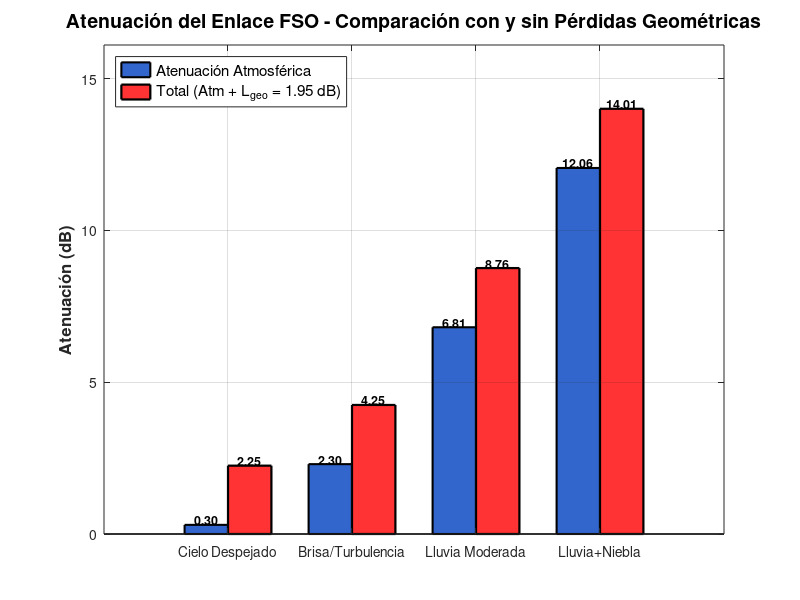
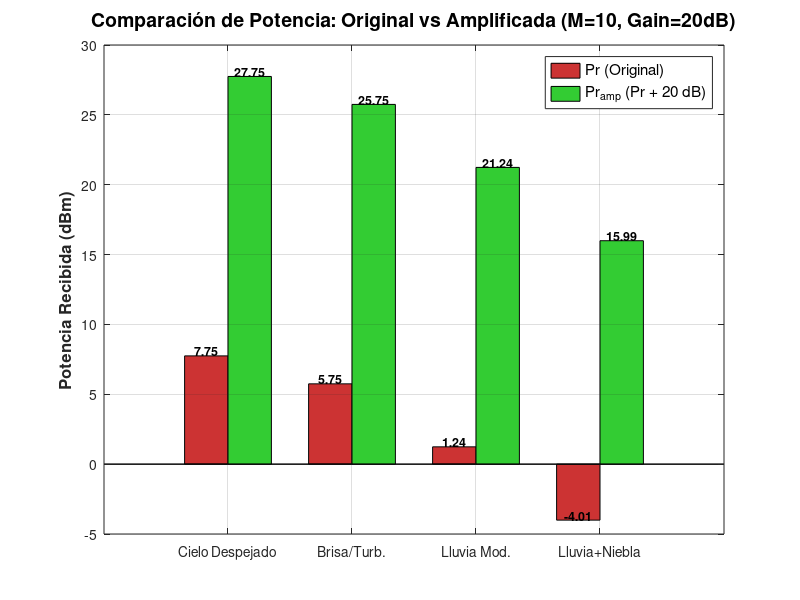
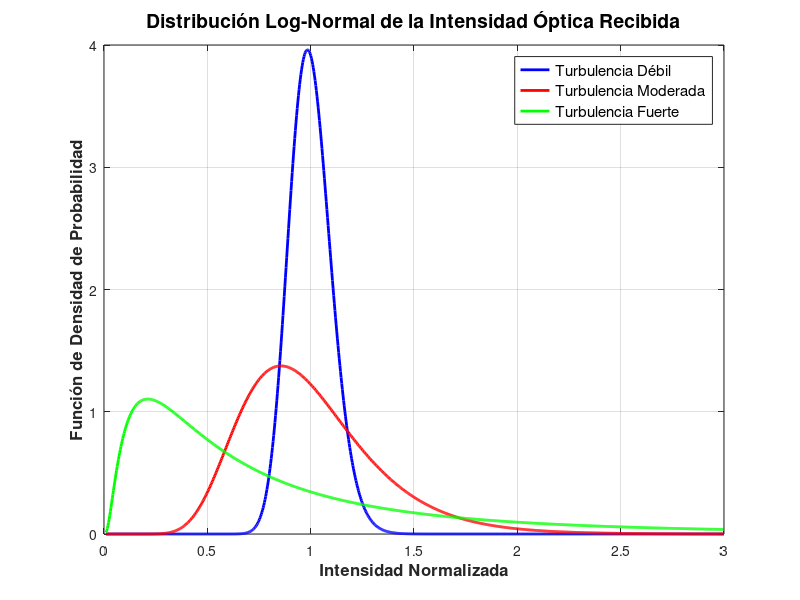
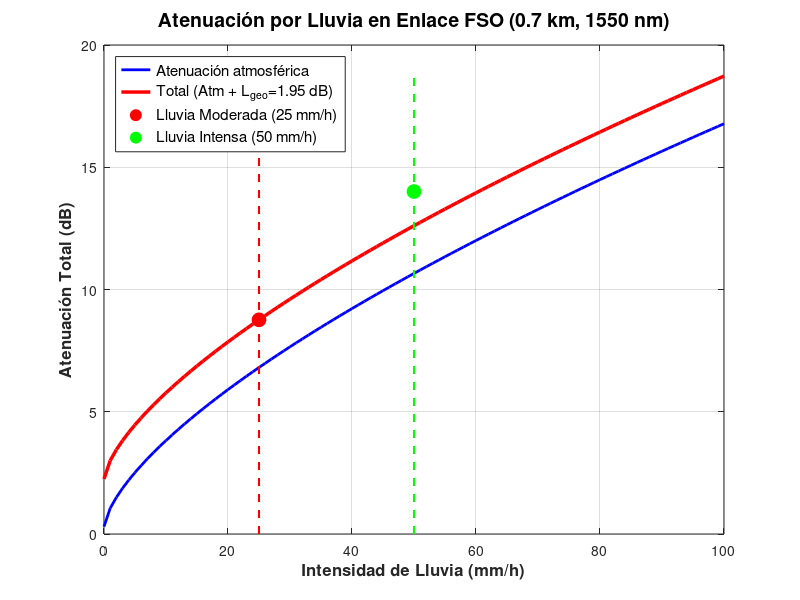

Source code (MATLAB) for these figures, in order:
%% CALCULADORA DE PARÁMETROS FSO PARA ENLACE EN PORTOVIEJO, ECUADOR
% Tesis: Análisis de Desvanecimientos Climáticos en Enlaces FSO

clear all;
close all;
clc;

%% ========================================================================
% PARTE 1: PARÁMETROS DEL SISTEMA FSO
%% ========================================================================

fprintf('=== CALCULADORA DE PARÁMETROS FSO - PORTOVIEJO ===\n\n');

% PARÁMETROS DEL ENLACE
distancia_km = 0.7; % Distancia del enlace en km
lambda_nm = 1550; % Longitud de onda en nm
lambda_m = lambda_nm * 1e-9; % Longitud de onda en metros
Pt_dBm = 10; % Potencia de transmisión en dBm
Pt_W = 10^((Pt_dBm - 30)/10); % Potencia en Watts
D_rx_cm = 20; % Diámetro apertura receptor (cm)
D_rx_m = D_rx_cm / 100; % Diámetro en metros
A_rx = pi * (D_rx_m/2)^2; % Área del receptor en m²
D_tx_cm = 8; % Diámetro apertura transmisor (cm)
D_tx_m = D_tx_cm / 100; % Diámetro en metros
divergence_mrad = 0.243; % Ángulo de divergencia del haz (mrad)
bit_rate_Gbps = 1; % Tasa de bits en Gbps
bit_rate_bps = bit_rate_Gbps * 1e9; % Tasa de bits en bps
APD = 10; % Factor de Multiplicacion del APD (M)
APD_gan_dB = 20; % Ganancia del APD en dB

% ATENUACIÓN GEOMÉTRICA (Divergencia + Pérdidas de Inserción)
% Esta pérdida es CONSTANTE en todos los escenarios y se aplica debido a divergencia del haz y pérdidas en lentes/acopladores
L_geo_dB = 1.95; % Pérdidas geométricas fijas (dB)

% Constantes
c = 3e8; % Velocidad de la luz (m/s)
h = 6.626e-34; % Constante de Planck (J·s)
frecuencia = c / lambda_m; % Frecuencia óptica (Hz)

fprintf('PARÁMETROS DEL SISTEMA:\n');
fprintf(' Distancia del Enlace: %.2f km\n', distancia_km);
fprintf(' Longitud de Onda: %d nm\n', lambda_nm);
fprintf(' Potencia de Transmisión: %.1f dBm (%.2e W)\n', Pt_dBm, Pt_W);
fprintf(' Diámetro del Transmisor (TX): %.f cm\n', D_tx_cm);
fprintf(' Divergencia del Haz (TX): %.3f mrad\n', divergence_mrad); 
fprintf(' Diámetro del Receptor (RX): %.f cm\n', D_rx_cm);
fprintf(' Área del Receptor: %.4f m²\n', A_rx);
fprintf(' Factor de Multiplicacion del APD (M): %.f\n', APD);
fprintf(' Ganancia del APD en dB: %.f dB\n', APD_gan_dB);
fprintf(' Tasa de Bits: 1 Gbps\n');
fprintf(' Atenuación Geométrica: %.2f dB \n\n', L_geo_dB);

%% ========================================================================
% PARTE 2: CÁLCULO DE ATENUACIONES POR CONDICIONES CLIMÁTICAS
%% ========================================================================

% CASO 1: CONDICIONES IDEALES (Cielo Despejado)
fprintf('CASO 1: CIELO DESPEJADO (Condiciones Ideales)\n');
fprintf('────────────────────────────────────────────\n');
alfa_clear_dB_km = 0.43; % Atenuación específica a 1550nm
L_atm_clear_dB = alfa_clear_dB_km * distancia_km;
L_total_clear_dB = L_atm_clear_dB + L_geo_dB;
factor_clear = 10^(-L_total_clear_dB/10);
Pr_clear_dBm = Pt_dBm - L_total_clear_dB;
Pr_clear_amp_dBm = Pr_clear_dBm + APD_gan_dB; 

fprintf(' Atenuación Atmosférica: %.3f dB/km\n', alfa_clear_dB_km);
fprintf(' Pérdidas Atmosféricas en %.2f km: %.3f dB\n', distancia_km, L_atm_clear_dB);
fprintf(' Pérdidas Geométricas (L_geo): %.2f dB\n', L_geo_dB);
fprintf(' Pérdida TOTAL: %.3f dB (%.3f atm + %.2f geo)\n', L_total_clear_dB, L_atm_clear_dB, L_geo_dB);
fprintf(' Factor de Transmisión: %.4f\n', factor_clear);
fprintf(' Potencia Recibida: %.2f dBm\n', Pr_clear_dBm);
fprintf(' Potencia Recibida Amplificada: %.2f dBm\n\n', Pr_clear_amp_dBm);

% CASO 2: BRISA/TURBULENCIA ATMOSFÉRICA
fprintf('CASO 2: BRISA CON TURBULENCIA ATMOSFÉRICA LEVE\n');
fprintf('─────────────────────────────────────────────\n');
alfa_turb_dB_km = 0.43; % Atenuación base
L_scint_dB = 2.0; % Pérdidas por scintilación
L_atm_turb_dB = alfa_turb_dB_km * distancia_km + L_scint_dB;
L_total_turb_dB = L_atm_turb_dB + L_geo_dB;
factor_turb = 10^(-L_total_turb_dB/10);
Pr_turb_dBm = Pt_dBm - L_total_turb_dB;
Pr_turb_amp_dBm = Pt_dBm - L_total_turb_dB + APD_gan_dB;

% Parámetros de turbulencia (para modelo log-normal)
Cn2_turb = 1e-14; % Índice de estructura refractiva (m^-2/3)
k = 2*pi/lambda_m; % Número de onda
sigma_R2_turb = 1.23 * Cn2_turb * k^(7/6) * (distancia_km*1000)^(11/6); % Índice de scintilación
sigma_lnI_turb = sqrt(sigma_R2_turb); % Desviación estándar log-intensidad

fprintf(' Atenuación Atmosférica Base: %.3f dB/km\n', alfa_turb_dB_km);
fprintf(' Pérdidas por Scintilación: %.1f dB\n', L_scint_dB);
fprintf(' Pérdidas Atmosféricas Totales: %.3f dB\n', L_atm_turb_dB);
fprintf(' Pérdidas Geométricas (L_geo): %.2f dB\n', L_geo_dB);
fprintf(' Pérdida TOTAL: %.3f dB (%.3f atm + %.2f geo)\n', L_total_turb_dB, L_atm_turb_dB, L_geo_dB);
fprintf(' Factor de Transmisión: %.4f\n', factor_turb);
fprintf(' Potencia Recibida: %.2f dBm\n', Pr_turb_dBm);
fprintf(' Potencia Recibida Amplificada: %.2f dBm\n', Pr_turb_amp_dBm);
fprintf(' Cn² (Turbulencia): %.2e m^-2/3\n', Cn2_turb);
fprintf(' σ²_R (Índice scintilación): %.4f\n', sigma_R2_turb);
fprintf(' σ_ln(I): %.4f\n\n', sigma_lnI_turb);

% CASO 3: LLUVIA MODERADA (25 mm/h)
fprintf('CASO 3: LLUVIA MODERADA (25 mm/h)\n');
fprintf('──────────────────────────────────\n');
R_mod = 25; % Intensidad de lluvia (mm/h)
alfa_rain_mod_dB_km = 1.076 * R_mod^0.67; % Modelo de Kim para 1550nm
L_atm_mod_dB = alfa_clear_dB_km * distancia_km + alfa_rain_mod_dB_km * distancia_km;
L_total_rain_mod_dB = L_atm_mod_dB + L_geo_dB;
factor_rain_mod = 10^(-L_total_rain_mod_dB/10);
Pr_rain_mod_dBm = Pt_dBm - L_total_rain_mod_dB;
Pr_rain_mod_amp_dBm = Pt_dBm - L_total_rain_mod_dB + APD_gan_dB;

fprintf(' Intensidad de lluvia: %.1f mm/h\n', R_mod);
fprintf(' Atenuación Específica por lluvia: %.3f dB/km\n', alfa_rain_mod_dB_km);
fprintf(' Pérdidas por lluvia en %.2f km: %.3f dB\n', distancia_km, alfa_rain_mod_dB_km * distancia_km);
fprintf(' Atenuación Atmosférica Base: %.3f dB\n', alfa_clear_dB_km * distancia_km);
fprintf(' Pérdidas Atmosféricas Totales: %.3f dB\n', L_atm_mod_dB);
fprintf(' Pérdidas Geométricas (L_geo): %.2f dB\n', L_geo_dB);
fprintf(' Pérdida TOTAL: %.3f dB (%.3f atm + %.2f geo)\n', L_total_rain_mod_dB, L_atm_mod_dB, L_geo_dB);
fprintf(' Factor de Transmisión: %.4f\n', factor_rain_mod);
fprintf(' Potencia Recibida: %.2f dBm\n', Pr_rain_mod_dBm);
fprintf(' Potencia Recibida Amplificada: %.2f dBm\n\n', Pr_rain_mod_amp_dBm);

% CASO 4: LLUVIA INTENSA + NIEBLA
fprintf('CASO 4: LLUVIA INTENSA (50 mm/h) + NIEBLA LIGERA\n');
fprintf('────────────────────────────────────────────────\n');
R_intense = 50; % Intensidad de lluvia (mm/h)
alfa_rain_int_dB_km = 1.076 * R_intense^0.67; % Atenuación por lluvia
alfa_fog_dB_km = 2.0; % Atenuación por niebla ligera
alfa_total_extreme_dB_km = alfa_clear_dB_km + alfa_rain_int_dB_km + alfa_fog_dB_km;
L_atm_extreme_dB = alfa_total_extreme_dB_km * distancia_km;
L_total_extreme_dB = L_atm_extreme_dB + L_geo_dB;
factor_extreme = 10^(-L_total_extreme_dB/10);
Pr_extreme_dBm = Pt_dBm - L_total_extreme_dB;
Pr_extreme_amp_dBm = Pt_dBm - L_total_extreme_dB + APD_gan_dB;

fprintf(' Intensidad de luvia: %.1f mm/h\n', R_intense);
fprintf(' Atenuación Específica por lluvia: %.3f dB/km\n', alfa_rain_int_dB_km);
fprintf(' Atenuación por Niebla: %.3f dB/km\n', alfa_fog_dB_km);
fprintf(' Atenuación Total Específica: %.3f dB/km\n', alfa_total_extreme_dB_km);
fprintf(' Pérdidas Atmosféricas totales en %.2f km: %.3f dB\n', distancia_km, L_atm_extreme_dB);
fprintf(' Pérdidas Geométricas (L_geo): %.2f dB\n', L_geo_dB);
fprintf(' Pérdida TOTAL: %.3f dB (%.3f atm + %.2f geo)\n', L_total_extreme_dB, L_atm_extreme_dB, L_geo_dB);
fprintf(' Factor de Transmisión: %.4f\n', factor_extreme);
fprintf(' Potencia Recibida: %.2f dBm\n', Pr_extreme_dBm);
fprintf(' Potencia Recibida Amplificada: %.2f dBm\n\n', Pr_extreme_amp_dBm);

%% ========================================================================
% PARTE 3: RESUMEN DE FACTORES PARA SIMULINK
%% ========================================================================

fprintf('=== RESUMEN: VALORES PARA BLOQUES GAIN EN SIMULINK ===\n\n');

fprintf('┌─────────────────────────────┬──────────────┬───────────────┐\n');
fprintf('│       ESCENARIO             │  GAIN VALUE  │  ATTEN. TOTAL │\n');
fprintf('├─────────────────────────────┼──────────────┼───────────────┤\n');
fprintf('│  Caso 1: Cielo Despejado    │    %.4f    │    %.2f dB    │\n', factor_clear, L_total_clear_dB);
fprintf('│  Caso 2: Brisa/Turbulencia  │    %.4f    │    %.2f dB    │\n', factor_turb, L_total_turb_dB);
fprintf('│  Caso 3: Lluvia Moderada    │    %.4f    │    %.2f dB    │\n', factor_rain_mod, L_total_rain_mod_dB);
fprintf('│  Caso 4: Lluvia + Niebla    │    %.4f    │   %.2f dB    │\n', factor_extreme, L_total_extreme_dB);
fprintf('└─────────────────────────────┴──────────────┴───────────────┘\n\n');

%% ========================================================================
% PARTE 4: PARÁMETROS DE TURBULENCIA LOG-NORMAL
%% ========================================================================

fprintf('=== PARÁMETROS PARA MODELO LOG-NORMAL (TURBULENCIA) ===\n\n');

% Diferentes niveles de turbulencia
Cn2_weak = 1e-15; % Turbulencia débil
Cn2_moderate = 1e-14; % Turbulencia moderada
Cn2_strong = 1e-13; % Turbulencia fuerte

sigma_R2_weak = 1.23 * Cn2_weak * k^(7/6) * (distancia_km*1000)^(11/6);
sigma_R2_moderate = 1.23 * Cn2_moderate * k^(7/6) * (distancia_km*1000)^(11/6);
sigma_R2_strong = 1.23 * Cn2_strong * k^(7/6) * (distancia_km*1000)^(11/6);

fprintf('TURBULENCIA DÉBIL - CASO 2:\n');
fprintf(' Cn² = %.2e m^-2/3\n', Cn2_weak);
fprintf(' σ²_R = %.4f\n', sigma_R2_weak);
fprintf(' σ_ln(I) = %.4f\n\n', sqrt(sigma_R2_weak));

fprintf('TURBULENCIA MODERADA - CASO 3:\n');
fprintf(' Cn² = %.2e m^-2/3\n', Cn2_moderate);
fprintf(' σ²_R = %.4f\n', sigma_R2_moderate);
fprintf(' σ_ln(I) = %.4f\n\n', sqrt(sigma_R2_moderate));

fprintf('TURBULENCIA FUERTE - CASO 4:\n');
fprintf(' Cn² = %.2e m^-2/3\n', Cn2_strong);
fprintf(' σ²_R = %.4f\n', sigma_R2_strong);
fprintf(' σ_ln(I) = %.4f\n\n', sqrt(sigma_R2_strong));

%% ========================================================================
% PARTE 5: CONFIGURACIÓN DEL RECEPTOR APD
%% ========================================================================

fprintf('=== CONFIGURACIÓN DEL RECEPTOR APD (AVALANCHE PHOTODIODE) ===\n\n');

% Parámetros del receptor APD
M_apd = 10; % Ganancia lineal del APD
M_apd_dB = 20 * log10(M_apd); % Ganancia en dB = 20 dB
R_base = 0.9; % Responsividad base (A/W) para 1550nm
R_detector = R_base * M_apd; % Responsividad efectiva del APD = 9.0 A/W
NEP = 1e-14; % Noise Equivalent Power (W/Hz^0.5)
B = bit_rate_bps; % Ancho de banda del receptor

fprintf('PARÁMETROS DEL RECEPTOR APD:\n');
fprintf(' Responsividad base (R_base): %.1f A/W\n', R_base);
fprintf(' Ganancia APD (M): %d (Lineal)\n', M_apd);
fprintf(' Ganancia APD en Decibelios: %.1f dB\n', M_apd_dB);
fprintf(' Responsividad efectiva (R_detector): %.1f A/W\n', R_detector);
fprintf(' NEP: %.2e W/Hz^0.5\n', NEP);
fprintf(' Ancho de banda: %.2e Hz\n\n', B);

%% ========================================================================
% PARTE 6: SNR EFECTIVO Y CAPACIDAD DEL CANAL
%% ========================================================================

fprintf('=== ANÁLISIS SNR EFECTIVO Y CAPACIDAD DE SHANNON ===\n\n');

scenarios = {'Cielo Despejado', 'Brisa/Turbulencia', 'Lluvia Moderada', 'Lluvia + Niebla'};

% 1. Configuración de cada SNR
SNR_target_dB = 30; % Valor base del AWGN

% Recuperamos las potencias ópticas (convertimos dBm a Watts)
Pr_W_vec = [10^((Pr_clear_dBm-30)/10), ...
            10^((Pr_turb_dBm-30)/10), ...
            10^((Pr_rain_mod_dBm-30)/10), ...
            10^((Pr_extreme_dBm-30)/10)];

% 2. Calcular el "Piso de Ruido" Fijo del Sistema
% SNR = P_senal / P_ruido --> P_ruido = P_senal / SNR

Pr_ref_electrica = (Pr_W_vec(1) * R_base * M_apd)^2; % Potencia eléctrica proporcional
SNR_linear_ref = 10^(SNR_target_dB/10);
Potencia_Ruido_Constante = Pr_ref_electrica / SNR_linear_ref;

fprintf('┌────────────────────┬────────────────┬──────────────┬────────────────────────┐\n');
fprintf('│     ESCENARIO      │  Pr_amp (dBm)  │   SNR (dB)   │  CAPACIDAD DE SHANOON  │\n');
fprintf('├────────────────────┼────────────────┼──────────────┼────────────────────────┤\n');

for i = 1:4
    % Potencia Óptica de llegada 
    Pr_opt_actual = Pr_W_vec(i);
    Pr_dBm_show = 10*log10(Pr_opt_actual) + 30 + M_apd_dB;

    % Potencia Eléctrica de la señal (Corriente al cuadrado)
    % I = R * P_optica * M
    P_elec_actual = (Pr_opt_actual * R_base * M_apd)^2;
    
    % Calculamos el SNR REAL
    SNR_linear_real = P_elec_actual / Potencia_Ruido_Constante;
    SNR_dB_real = 10*log10(SNR_linear_real);
    
    % Evitar logaritmos de cero o negativos si la señal muere
    if SNR_dB_real < -20, SNR_dB_real = -20; end
    
    % Capacidad de SHANNON
    Capacity_bps = B * log2(1 + SNR_linear_real);
    Capacity_Gbps = Capacity_bps / 1e9;
    
    fprintf('│ %-18s │ %9.2f      │ %9.2f    │ %10.2f Gbps        │\n', ...
        scenarios{i}, Pr_dBm_show, SNR_dB_real, Capacity_Gbps);
end

fprintf('└────────────────────┴────────────────┴──────────────┴────────────────────────┘\n');
fprintf('NOTA: SNR calculado asumiendo ruido constante y degradación por atenuación de señal.\n');
fprintf('Fórmula Utilizada: C = B * log2(1 + SNR)\n');
fprintf('B: Ancho de Banda = 1e9\n\n');

%% ========================================================================
% PARTE 7: COMPARATIVA - PIN vs APD 
%% ========================================================================
fprintf('\n=== ANÁLISIS COMPARATIVO DE RENDIMIENTO: PIN (M=1) vs APD (M=10) ===\n\n');

% Definición de Escenarios
scenarios = {'Cielo Despejado', 'Brisa/Turb.', 'Lluvia Mod.', 'Lluvia+Niebla'};

% --- CONFIGURACIÓN FÍSICA ---
SNR_target_APD_dB = 30; % Objetivo de diseño
M_apd = 10;             % Ganancia del APD (Lineal)
Gain_dB = 20*log10(M_apd); % Ganancia en dB (20 dB)
M_pin = 1;              % Referencia PIN sin ganancia
B = 1e9;                % Ancho de banda (1Gbps)

% Recuperar potencias (con L_geo ya incluida)
Pr_values_dBm = [Pr_clear_dBm, Pr_turb_dBm, Pr_rain_mod_dBm, Pr_extreme_dBm];
Pr_values_W = 10.^((Pr_values_dBm-30)/10);

% --- CÁLCULO DEL RUIDO DEL SISTEMA (Constante) ---
Pr_ref = Pr_values_W(1); % Potencia en caso ideal
SNR_linear_ref = 10^(SNR_target_APD_dB/10); 
% Nota: Asumimos ruido térmico dominante constante para simplificar la comparativa
P_noise_sys = (Pr_ref * M_apd)^2 / SNR_linear_ref; 

% --- IMPRESIÓN DE LA TABLA ---
fprintf('┌───────────────────────┬────────────┬───────────────┬──────────────┬────────────────┬─────────────────┐\n');
fprintf('│ ESCENARIO             │  Pr (dBm)  │ SNR PIN (M=1) │ Pr_amp (dBm) │ SNR APD (M=10) │ CAPACIDAD (APD) │\n');
fprintf('├───────────────────────┼────────────┼───────────────┼──────────────┼────────────────┼─────────────────│\n');

for i = 1:4
    % 1. Datos del escenario
    Pr_W = Pr_values_W(i);
    Pr_dBm_val = Pr_values_dBm(i);
    
    % CALCULO DE LA POTENCIA AMPLIFICADA
    Pr_amp_val_dBm = Pr_dBm_val + Gain_dB;
    
    % 2. Cálculo PIN (M=1)
    Signal_PIN = (Pr_W * M_pin)^2;
    SNR_lin_PIN = Signal_PIN / P_noise_sys;
    SNR_dB_PIN = 10*log10(SNR_lin_PIN);
    
    % 3. Cálculo APD (M=10)
    Signal_APD = (Pr_W * M_apd)^2;
    SNR_lin_APD = Signal_APD / P_noise_sys;
    SNR_dB_APD = 10*log10(SNR_lin_APD);
    
    % 4. Capacidad Shannon
    Cap_bps = B * log2(1 + SNR_lin_APD);
    Cap_Gbps = Cap_bps / 1e9;
    
    % 5. Formateo condicional para el PIN
    if SNR_dB_PIN < 0
        str_pin = sprintf('%6.2f OFF', SNR_dB_PIN);
    else
        str_pin = sprintf('%6.2f dB', SNR_dB_PIN);
    end
    
    % 6. Imprimir la tabla comparativa
    fprintf('│ %-21s │ %7.2f    │  %-12s │ %9.2f    │ %8.2f dB    │  %8.2f Gbps  │\n', ...
        scenarios{i}, Pr_dBm_val, str_pin, Pr_amp_val_dBm, SNR_dB_APD, Cap_Gbps);
end

fprintf('└───────────────────────┴────────────┴───────────────┴──────────────┴────────────────┴─────────────────┘\n');
fprintf('NOTA: Pr_amp = Pr + 20 dB (Ganancia del APD M = %d = %.1f dB)\n\n', M_apd, Gain_dB);

%% ========================================================================
% PARTE 8: CÁLCULO DE UMBRALES 
%% ========================================================================
fprintf('\n=== CÁLCULO DE UMBRALES PARA CADA CASO ===\n\n');

% 1. Configuración de parámetros
M_apd_linear = 10;           
Gain_dB = 20;                
R_base = 0.9;                % Responsividad base (A/W)
R_load = 10;                 % Resistencia de carga (Ohms)

% 2. Recuperar Potencias de Recepción (Pr) originales
Pr_dBm_original = [Pr_clear_dBm, Pr_turb_dBm, Pr_rain_mod_dBm, Pr_extreme_dBm];
Pr_W_original = 10.^((Pr_dBm_original - 30) / 10); 

% 3. CÁLCULO DE POTENCIA AMPLIFICADA (+20 dB)
% La potencia amplificada debe ser la original + 20 dB
Pr_amp_dBm = Pr_dBm_original + Gain_dB; 
Pr_amp_W = 10.^((Pr_amp_dBm - 30)/10); % Convertimos esa nueva potencia a Watts

% 4. CÁLCULO DEL UMBRAL (Voltaje)
% Fórmula: Umbral = I_total * R_load
% Donde I_total = Pr_original_W * M_linear * R_base
% (Nota: Usamos M=10 lineal para la corriente física real del fotodiodo)
I_photo_total = Pr_W_original * M_apd_linear * R_base;
thr = I_photo_total * R_load;

% Asignación a variables individuales
thr_1 = thr(1);
thr_2 = thr(2);
thr_3 = thr(3);
thr_4 = thr(4);

% --- MOSTRAR RESULTADOS ---
fprintf('PARÁMETROS:\n');
fprintf(' Ganancia aplicada a Pr: +%d dB\n', Gain_dB);
fprintf(' Ganancia lineal (M) para corriente: %d\n', M_apd_linear);
fprintf(' Responsividad (R_base): %.1f A/W\n', R_base);
fprintf(' Resistencia (R_load): %d Ω\n\n', R_load);

fprintf('┌─────────────────────────┬──────────────┬───────────────┬──────────────┐\n');
fprintf('│    ESCENARIOS           │ Pr (dBm)     │ Pr_amp (dBm)  │  UMBRAL (V)  │\n');
fprintf('├─────────────────────────┼──────────────┼───────────────┼──────────────┤\n');

fprintf('│ 1. Cielo Despejado      │  %6.2f      │  %8.2f     │ %8.4f     │\n', ...
    Pr_dBm_original(1), Pr_amp_dBm(1), thr_1);
fprintf('│ 2. Brisa/Turbulencia    │  %6.2f      │  %8.2f     │ %8.4f     │\n', ...
    Pr_dBm_original(2), Pr_amp_dBm(2), thr_2);
fprintf('│ 3. Lluvia Moderada      │  %6.2f      │  %8.2f     │ %8.4f     │\n', ...
    Pr_dBm_original(3), Pr_amp_dBm(3), thr_3);
fprintf('│ 4. Lluvia Intensa       │  %6.2f      │  %8.2f     │ %8.4f     │\n', ...
    Pr_dBm_original(4), Pr_amp_dBm(4), thr_4);
fprintf('└─────────────────────────┴──────────────┴───────────────┴──────────────┘\n');

%% ========================================================================
% PARTE 8.1: CÁLCULO DE UMBRALES (OPTIMIZADOS PARA BER)
%% ========================================================================
fprintf('\n=== CÁLCULO DE UMBRALES (OPTIMIZADOS PARA BER) ===\n');
% Factor de corrección para APD (baja el umbral ligeramente para evitar ruido shot en '1')
correction_factor = 0.85; 

% Aplicamos corrección
thr_opt_1 = thr_1 * correction_factor;
thr_opt_2 = thr_2 * correction_factor;
thr_opt_3 = thr_3 * correction_factor;
thr_opt_4 = thr_4 * correction_factor;

fprintf('Factor de Ajuste: %.2f\n', correction_factor);
fprintf('┌─────────────────────────────┬────────────────┬───────────────┬────────────────┐\n');
fprintf('│ ESCENARIO                   │ Pr_amp (dBm)   │ TEÓRICO (V)   │ OPTIMIZADO (V) │\n');
fprintf('├─────────────────────────────┼────────────────┼───────────────┼────────────────┤\n');
fprintf('│ 1. Cielo Despejado          │   %6.2f       │   %.4f      │    %.4f      │\n', Pr_amp_dBm(1), thr_1, thr_opt_1);
fprintf('│ 2. Brisa/Turbulencia        │   %6.2f       │   %.4f      │    %.4f      │\n', Pr_amp_dBm(2), thr_2, thr_opt_2);
fprintf('│ 3. Lluvia Moderada          │   %6.2f       │   %.4f      │    %.4f      │\n', Pr_amp_dBm(3), thr_3, thr_opt_3);
fprintf('│ 4. Lluvia Intensa           │   %6.2f       │   %.4f      │    %.4f      │\n', Pr_amp_dBm(4), thr_4, thr_opt_4);
fprintf('└─────────────────────────────┴────────────────┴───────────────┴────────────────┘\n\n');

%% ========================================================================
% PARTE 9: GENERACIÓN DE VARIABLES PARA WORKSPACE
%% ========================================================================

fprintf('=== EXPORTANDO VARIABLES AL WORKSPACE ===\n\n');

% Guardar variables relevantes en el Workspace para usarlas en Simulink
assignin('base', 'L_geo_dB', L_geo_dB);
assignin('base', 'gain_clear', factor_clear);
assignin('base', 'gain_turb', factor_turb);
assignin('base', 'gain_rain_mod', factor_rain_mod);
assignin('base', 'gain_extreme', factor_extreme);
assignin('base', 'sigma_lnI_turb', sqrt(sigma_R2_moderate));
assignin('base', 'distancia_km', distancia_km);
assignin('base', 'bit_rate_bps', bit_rate_bps);

% Variables del APD
assignin('base', 'M_apd', M_apd);
assignin('base', 'R_base', R_base);
assignin('base', 'R_detector', R_detector);

fprintf(' Variables de Atenuación:\n');
fprintf(' L_geo_dB = %.2f dB (Atenuación Geométrica)\n', L_geo_dB);
fprintf(' gain_clear = %.4f\n', factor_clear);
fprintf(' gain_turb = %.4f\n', factor_turb);
fprintf(' gain_rain_mod = %.4f\n', factor_rain_mod);
fprintf(' gain_extreme = %.4f\n\n', factor_extreme);

fprintf(' Variables de Turbulencia:\n');
fprintf(' sigma_lnI_turb = %.4f\n\n', sqrt(sigma_R2_moderate));

fprintf(' Variables del APD:\n');
fprintf(' M_apd_dB = %d (Ganancia APD)\n', M_apd_dB);
fprintf(' R_base = %.1f A/W (Responsividad base)\n', R_base);
fprintf(' R_detector = %.1f A/W (Responsividad efectiva)\n\n', R_detector);

fprintf(' Umbrales (Calculados con el Factor de Correción 0,85)\n');
fprintf(' thr_opt_1 = %.6f V (Caso 1: Cielo Despejado)\n', thr_opt_1);
fprintf(' thr_opt_2 = %.6f V (Caso 2: Brisa/Turbulencia)\n', thr_opt_2);
fprintf(' thr_opt_3 = %.6f V (Caso 3: Lluvia Moderada)\n', thr_opt_3);
fprintf(' thr_opt_4 = %.6f V (Caso 4: Lluvia + Niebla)\n\n', thr_opt_4);

%% ========================================================================
% PARTE 9.1: VARIABLES DE POTENCIA DE SEÑAL PARA BLOQUE AWGN (SIMULINK)
% ========================================================================
fprintf('=== EXPORTANDO POTENCIAS DE SEÑAL PARA AWGN ===\n');

% Calculamos la Potencia Eléctrica de Entrada (Input Signal Power)
% Fórmula: P_elec = (P_optica * Responsividad * Ganancia_APD)^2
% Asumimos carga unitaria o normalizada para el bloque AWGN

SigPow_1 = (Pr_W_vec(1) * R_base * M_apd)^2; % Para Caso 1 (Sol)
SigPow_2 = (Pr_W_vec(2) * R_base * M_apd)^2; % Para Caso 2 (Brisa)
SigPow_3 = (Pr_W_vec(3) * R_base * M_apd)^2; % Para Caso 3 (Lluvia Media)
SigPow_4 = (Pr_W_vec(4) * R_base * M_apd)^2; % Para Caso 4 (Lluvia Fuerte)

% Exportar al Workspace
assignin('base', 'SigPow_1', SigPow_1);
assignin('base', 'SigPow_2', SigPow_2);
assignin('base', 'SigPow_3', SigPow_3);
assignin('base', 'SigPow_4', SigPow_4);

fprintf(' SigPow_1 (Sol)           = %.10f Watts\n', SigPow_1);
fprintf(' SigPow_2 (Brisa)         = %.10f Watts\n', SigPow_2);
fprintf(' SigPow_3 (Lluvia Media)  = %.10f Watts\n', SigPow_3);
fprintf(' SigPow_4 (Lluvia Fuerte) = %.10f Watts\n\n', SigPow_4);

%% ========================================================================
% PARTE 10: GRÁFICAS
%% ========================================================================

fprintf('=== GENERANDO GRÁFICAS ===\n\n');

% Gráfica 1: Comparación de Atenuaciones (CON L_GEO)
figure('Name', 'Comparación de Atenuaciones por Escenario (Con L_geo)', 'Position', [100 100 950 650]);
atenuaciones = [L_total_clear_dB, L_total_turb_dB, L_total_rain_mod_dB, L_total_extreme_dB];
atenuaciones_atm = [L_atm_clear_dB, L_atm_turb_dB, L_atm_mod_dB, L_atm_extreme_dB];

x_pos = 1:4;
bar_width = 0.35;

% Barras de atenuación atmosférica
bar(x_pos - bar_width/2, atenuaciones_atm, bar_width, 'FaceColor', [0.2 0.4 0.8], ...
    'DisplayName', 'Atenuación Atmosférica', 'EdgeColor', 'black', 'LineWidth', 1.5);
hold on;

% Barras de atenuación total (incluyendo L_geo)
bar(x_pos + bar_width/2, atenuaciones, bar_width, 'FaceColor', [1 0.2 0.2], ...
    'DisplayName', sprintf('Total (Atm + L_g_e_o = %.2f dB)', L_geo_dB), 'EdgeColor', 'black', 'LineWidth', 1.6);

set(gca, 'XTick', x_pos);
set(gca, 'XTickLabel', {'Cielo Despejado', 'Brisa/Turbulencia', 'Lluvia Moderada', 'Lluvia+Niebla'});
ylabel('Atenuación (dB)', 'FontSize', 12, 'FontWeight', 'bold');
title('Atenuación del Enlace FSO - Comparación con y sin Pérdidas Geométricas', ...
    'FontSize', 14, 'FontWeight', 'bold');
legend('Location', 'northwest', 'FontSize', 11);
grid on;
ylim([0 max(atenuaciones)*1.15]);

% Agregar valores sobre las barras
for i = 1:length(atenuaciones)
    text(i - bar_width/2, atenuaciones_atm(i), sprintf('%.2f', atenuaciones_atm(i)), ...
        'HorizontalAlignment', 'center', 'VerticalAlignment', 'bottom', 'FontSize', 9, 'FontWeight', 'bold');
    text(i + bar_width/2, atenuaciones(i), sprintf('%.2f', atenuaciones(i)), ...
        'HorizontalAlignment', 'center', 'VerticalAlignment', 'bottom', 'FontSize', 9, 'FontWeight', 'bold');
end

fprintf(' Gráfica 1: Comparación de Atenuaciones (Con L_geo) - Generada\n');

% Gráfica 2: Comparación Pr vs Pr_amp (+20 dB)
figure('Name', 'Potencia Recibida: Original vs Amplificada (+20 dB)', 'Position', [150 150 1000 600]);
x_pos = 1:4;
bar_width = 0.35;

bar(x_pos - bar_width/2, Pr_dBm_original, bar_width, 'FaceColor', [0.8 0.2 0.2], 'DisplayName', 'Pr (Original)');
hold on;
bar(x_pos + bar_width/2, Pr_amp_dBm, bar_width, 'FaceColor', [0.2 0.8 0.2], 'DisplayName', 'Pr_{amp} (Pr + 20 dB)');

set(gca, 'XTick', x_pos);
set(gca, 'XTickLabel', {'Cielo Despejado', 'Brisa/Turb.', 'Lluvia Mod.', 'Lluvia+Niebla'});
ylabel('Potencia Recibida (dBm)', 'FontSize', 12, 'FontWeight', 'bold');
title('Comparación de Potencia: Original vs Amplificada (M=10, Gain=20dB)', 'FontSize', 14, 'FontWeight', 'bold');
legend('Location', 'northeast', 'FontSize', 11);
grid on;

% Etiquetas de valores
for i = 1:length(Pr_dBm_original)
    text(i - bar_width/2, Pr_dBm_original(i), sprintf('%.2f', Pr_dBm_original(i)), ...
        'HorizontalAlignment', 'center', 'VerticalAlignment', 'bottom', 'FontSize', 9, 'FontWeight', 'bold');
    text(i + bar_width/2, Pr_amp_dBm(i), sprintf('%.2f', Pr_amp_dBm(i)), ...
        'HorizontalAlignment', 'center', 'VerticalAlignment', 'bottom', 'FontSize', 9, 'FontWeight', 'bold');
end

    fprintf(' Gráfica 2: Comparativa de la Potencia de la Señal con el APD - Generada\n');

% Gráfica 3: Distribución Log-Normal de Intensidad
figure('Name', 'Distribución Log-Normal - Turbulencia', 'Position', [200 200 900 600]);
I_norm = linspace(0.01, 3, 1000); % Intensidad normalizada

% Distribuciones para diferentes niveles de turbulencia
pdf_weak = (1./(I_norm.*sqrt(2*pi*sigma_R2_weak))) .* ...
    exp(-(log(I_norm) + sigma_R2_weak/2).^2 ./ (2*sigma_R2_weak));

pdf_moderate = (1./(I_norm.*sqrt(2*pi*sigma_R2_moderate))) .* ...
    exp(-(log(I_norm) + sigma_R2_moderate/2).^2 ./ (2*sigma_R2_moderate));

pdf_strong = (1./(I_norm.*sqrt(2*pi*sigma_R2_strong))) .* ...
    exp(-(log(I_norm) + sigma_R2_strong/2).^2 ./ (2*sigma_R2_strong));

plot(I_norm, pdf_weak, 'b-', 'LineWidth', 2, 'DisplayName', 'Turbulencia Débil');
hold on;
plot(I_norm, pdf_moderate, 'r-', 'LineWidth', 2, 'DisplayName', 'Turbulencia Moderada');
plot(I_norm, pdf_strong, 'g-', 'LineWidth', 2, 'DisplayName', 'Turbulencia Fuerte');
xlabel('Intensidad Normalizada', 'FontSize', 12, 'FontWeight', 'bold');
ylabel('Función de Densidad de Probabilidad', 'FontSize', 12, 'FontWeight', 'bold');
title('Distribución Log-Normal de la Intensidad Óptica Recibida', 'FontSize', 14, 'FontWeight', 'bold');
legend('Location', 'northeast', 'FontSize', 11);
grid on;
xlim([0 3]);

fprintf(' Gráfica 3: Distribución Log-Normal - Generada\n');

% Gráfica 4: Atenuación vs Intensidad de Lluvia
figure('Name', 'Atenuación vs Intensidad de Lluvia', 'Position', [250 250 900 600]);
R_range = 0:1:100; % Intensidades de lluvia (mm/h)
alfa_rain_range = 1.076 * R_range.^0.67; % Atenuación específica (dB/km)
L_rain_range = (alfa_rain_range + alfa_clear_dB_km) * distancia_km + L_geo_dB; % Incluir L_geo

% Curva principal (sin L_geo)
L_rain_range_no_geo = (alfa_rain_range + alfa_clear_dB_km) * distancia_km;
plot(R_range, L_rain_range_no_geo, 'b-', 'LineWidth', 2, 'DisplayName', 'Atenuación atmosférica');
hold on;

% Curva con L_geo
plot(R_range, L_rain_range, 'r-', 'LineWidth', 2.5, 'DisplayName', sprintf('Total (Atm + L_g_e_o=%.2f dB)', L_geo_dB));

% Guías
plot([R_mod R_mod], [0 max(L_rain_range)], 'r--', 'LineWidth', 1.5, 'HandleVisibility', 'off');
plot([R_intense R_intense], [0 max(L_rain_range)], 'g--', 'LineWidth', 1.5, 'HandleVisibility', 'off');

% Puntos de Escenarios
plot(R_mod, L_total_rain_mod_dB, 'ro', 'MarkerSize', 10, ...
    'MarkerFaceColor', 'r', 'DisplayName', 'Lluvia Moderada (25 mm/h)');
plot(R_intense, L_total_extreme_dB, 'go', 'MarkerSize', 10, ...
    'MarkerFaceColor', 'g', 'DisplayName', 'Lluvia Intensa (50 mm/h)');

% Formato
xlabel('Intensidad de Lluvia (mm/h)', 'FontSize', 12, 'FontWeight', 'bold');
ylabel('Atenuación Total (dB)', 'FontSize', 12, 'FontWeight', 'bold');
title(sprintf('Atenuación por Lluvia en Enlace FSO (%.1f km, 1550 nm)', distancia_km), ...
    'FontSize', 14, 'FontWeight', 'bold');
legend('Location', 'northwest', 'FontSize', 11);
grid on;

fprintf(' Gráfica 4: Atenuación vs Intensidad de Lluvia (Con L_geo) - Generada\n\n');

fprintf(' Autor: Luiggi Giovanni Mejia Villegas\n');
